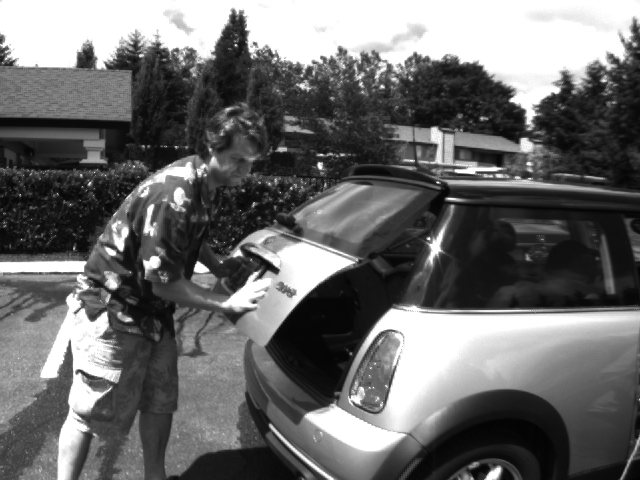
%> input picture Axel/Mouvement/TP/MiniCooper/i0001.png, 640 x 480 px; its folder holds 4 pictures in this run
$ octave main.m   (GNU Octave 9; MATLAB toolbox functions it lacks are replaced by stand-ins)
%> lines starting %> are read from the running program, lines starting %| are printed output that depends on the picture
### Axel/Mouvement/TP/motion_hs.m
function [u,v,H,W,I1,it] = motion_hs(image1,image2,lambda,mean_filter,threshold)
%> called with image1 = 'MiniCooper/i0001.png', image2 = 'MiniCooper/i0002.png', lambda = 1, mean_filter = '9-voisinage', threshold = 1e-07
%Parametres d'entree :
%   image1 -> adresse de la premiere image
%   image2 -> adresse de la seconde image
%   lambda
%   mean-filter -> choix du filtre moyenneur
%   threshold -> critere d'arret

%Parametres de sortie :
%   -(u,v) -> le flux optique
%   -(H,W) les dimensions des images
%   -it -> nombre d'iterations faites

%Récupération des images
I1 = im2double(imread(image1));
%> I1: size 480x640 double; min 0.00784, max 1, mean 0.419
I2 = im2double(imread(image2));
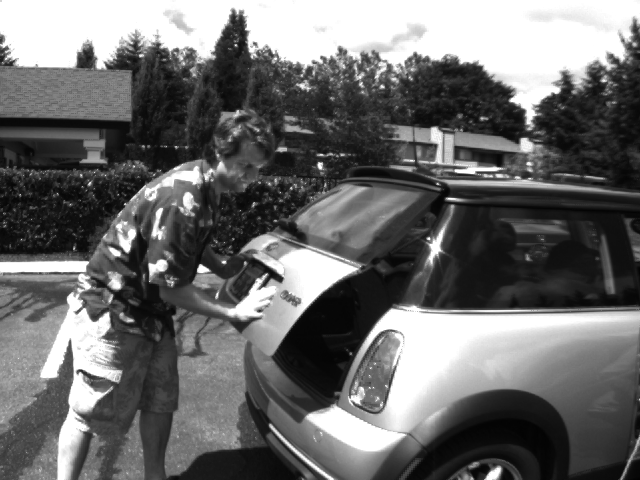
%> input picture Axel/Mouvement/TP/MiniCooper/i0002.png, 640 x 480 px
%> I2: size 480x640 double; min 0.00784, max 1, mean 0.421
[H,W] = size(I1);
%> H = 480; W = 640

%Calcul des gradients
It = (I2 - I1);
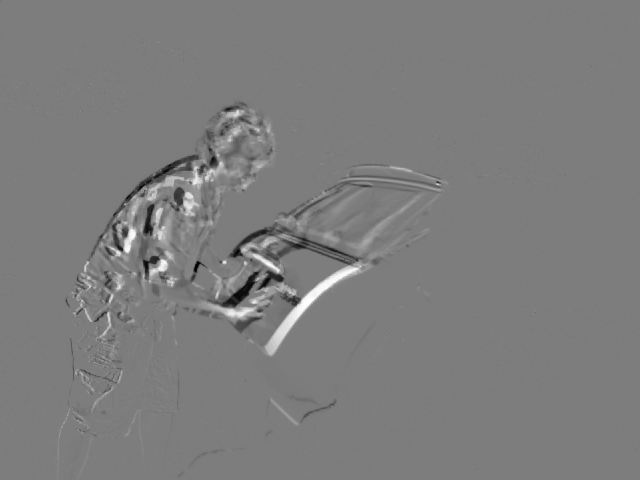
%> It: size 480x640 double; min -0.941, max 0.973, mean 0.00204; drawn with min black and max white
[Ix,Iy] = imgradientxy(I1);
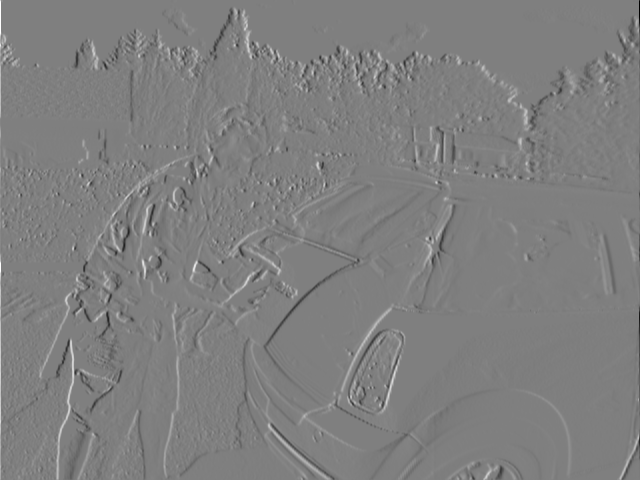
%> Ix: size 480x640 double; min -4, max 4, mean -0.00101; drawn with min black and max white
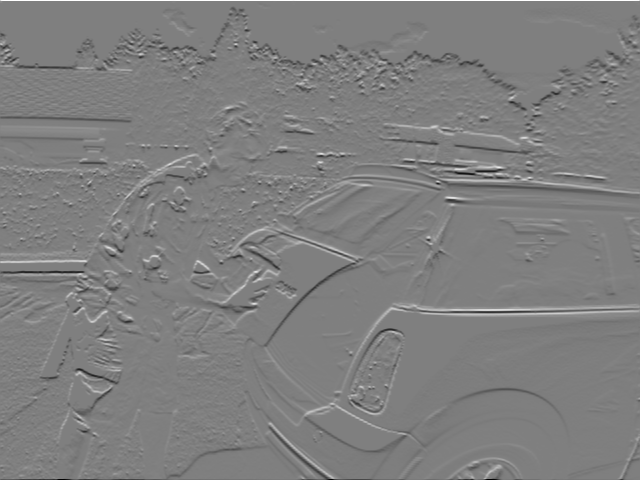
%> Iy: size 480x640 double; min -4, max 4, mean -0.00629; drawn with min black and max white

%Initialisation de (u,v) et (u\,v\)
u = zeros(H,W);
v = zeros(H,W);
u_barre = u;
v_barre = v;

%Creation du filtre moyenneur
switch mean_filter
    case '4-voisinage'
        filtre = 1/4*[0,1,0;
                      1,0,1;
                      0,1,0];
    case '9-voisinage'
        filtre = 1/9*ones(3,3);
        filtre(3,3) = 0;
    case'25-voisinage'
        filtre = 1/25 * ones(5,5);
        filtre(5,5) = 0;
end

%Initialisation du critere d'arret
mean_ctrl_u = 10;
mean_ctrl_v = 10;
mean_u = 0;
mean_v = 0;

it = 0;%Compteur d'iterations

%Calcul du flux optique
while (abs(mean_ctrl_u - mean_u) > threshold || abs(mean_ctrl_v - mean_v) > threshold )
        it = it + 1;
        mean_ctrl_u = mean_u;
        mean_ctrl_v = mean_v;
        u_barre = imfilter(u,filtre);
        v_barre = imfilter(v,filtre);

        u = u_barre - Ix.*(Ix.*u_barre + Iy.*v_barre + It)./...
            (lambda^2+Ix.^2+Iy.^2);
        v = v_barre - Iy.*(Ix.*u_barre + Iy.*v_barre + It)./...
            (lambda^2+Ix.^2+Iy.^2);

        mean_u = mean(mean(u));
        mean_v = mean(mean(v));
end
%> this loop made 66 passes
%> (mean_ctrl_u, mean_ctrl_v, mean_u, mean_v) on passes 2 to 13: (0.0015, 0.00158, 0.00241, 0.00252), (0.00241, 0.00252, 0.00307, 0.00317), (0.00307, 0.00317, 0.00358, 0.00367), (0.00358, 0.00367, 0.004, 0.00407), (0.004, 0.00407, 0.00434, 0.00439), (0.00434, 0.00439, 0.00463, 0.00465), (0.00463, 0.00465, 0.00487, 0.00487), (0.00487, 0.00487, 0.00508, 0.00506), (0.00508, 0.00506, 0.00525, 0.00522), (0.00525, 0.00522, 0.0054, 0.00535), (0.0054, 0.00535, 0.00553, 0.00546), (0.00553, 0.00546, 0.00564, 0.00556)
%> (mean_u, mean_v) on pass 1: (0.0015, 0.00158)
%> pass 1, in motion_hs, `u = u_barre - Ix.*(Ix.*u_barre + Iy.*v_barre + It)./ (lambda^2+Ix.^2+I..`:
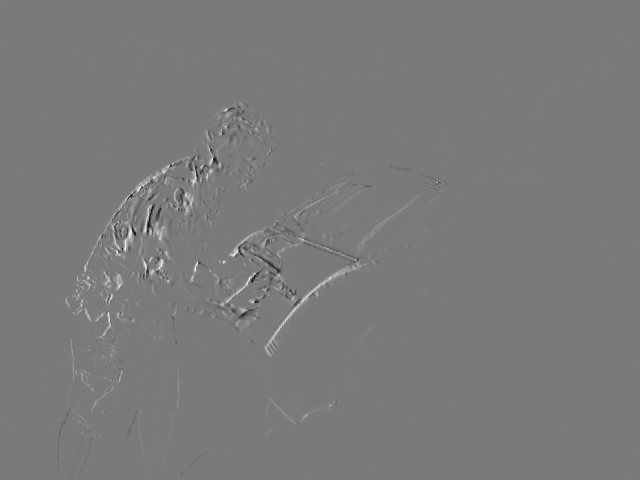
%> u: size 480x640 double; min -0.415, max 0.446, mean 0.0015; drawn with min black and max white
%> pass 1, in motion_hs, `v = v_barre - Iy.*(Ix.*u_barre + Iy.*v_barre + It)./ (lambda^2+Ix.^2+I..`:
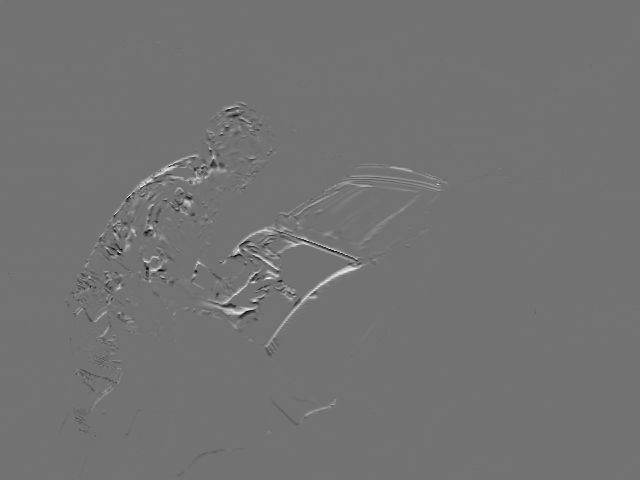
%> v: size 480x640 double; min -0.385, max 0.47, mean 0.00158; drawn with min black and max white
%> after the loop, it = 66

### Axel/Mouvement/TP/main.m
clc;close all;clear variables;

%%Parametres
nbr_images = 8; %Nombre d'images à traiter
dir = 'MiniCooper'; %Choix des images à traiter
method = 'HS'; %Choix de l'algorithme ('HS' pour Horn et Schunk, 'LK' pour
                                                          %Lucas et Kanade

%Parametres de l'algorithme de Horn et Schunk
lambda = 1;
threshold = 1e-07; %Seuil pour le critere d'arret
mean_filter = '9-voisinage'; %Choix des dimensions du moyennage

%Parametres de l'algorithme de Lucas et Kanade
n = 21;      %Dimensions du voisinage (matrice n * n, n impair pour centrer le pixel courant)
mu = 0; sigma = 1; %Parametre de la gaussienne (poids des voisins)

%Parametres d'affichage
display_step = 6; %Pas d'affichage du champ de vecteurs
im2display = 2;%Choix de l'image a afficher seule (affiche le mouvement
               %entre les images i et i+1)


for i = 1:nbr_images-1
    image1_f = [dir,'/i000',int2str(i),'.png'];
    image2_f = [dir,'/i000',int2str(i+1),'.png'];

%%Estimation du flux
    switch method
        case 'HS'
            [u,v,H,W,I1,it] = motion_hs(image1_f,image2_f,lambda,mean_filter,threshold);
%> H = 480; W = 640; it = 66
        case 'LK'
            [u,v,H,W,I1] = motion_lk(image1_f,image2_f,n,mu,sigma,i,nbr_images);
    end


%%Affichage
    [X,Y] = meshgrid(1:W,1:H);
    figure(i)
%     subplot(2,fix(nbr_images/2),i)
    imshow(I1,[])
    hold on
    quiver(X(1:display_step:H,1:display_step:W),Y(1:display_step:H,1:display_step:W),...
        u(1:display_step:H,1:display_step:W), v(1:display_step:H,1:display_step:W),5,'linewidth',0.5)
    title(sprintf('Flux optique entre les images %d et %d',i,i+1))
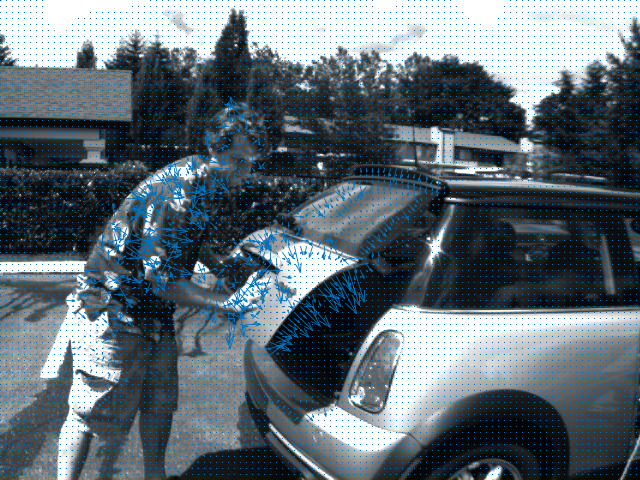
%> figure redrawn from the program's plot data; its title reads 'Flux optique entre les images 1 et 2'

    % [17 lines of commented-out code are left out]
end
%> pass 2 of the loop `for i = 1:nbr_images-1`:
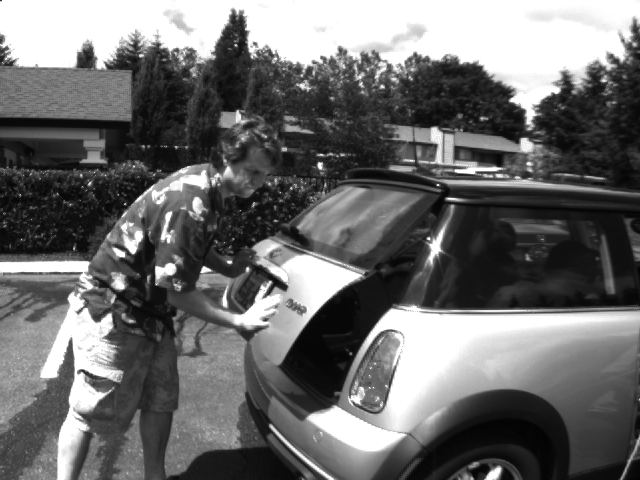
%> input picture Axel/Mouvement/TP/MiniCooper/i0003.png, 640 x 480 px
%> the loop in motion_hs (call 2), `while (abs(mean_ctrl_u - mean_u) > threshold || abs(mean_ctrl_v - mean..` made 66 passes
%> (mean_ctrl_u, mean_ctrl_v, mean_u, mean_v) on passes 2 to 9: (0.00146, 0.0014, 0.00235, 0.00222), (0.00235, 0.00222, 0.003, 0.00279), (0.003, 0.00279, 0.00351, 0.00323), (0.00351, 0.00323, 0.00393, 0.00358), (0.00393, 0.00358, 0.00427, 0.00387), (0.00427, 0.00387, 0.00456, 0.00411), (0.00456, 0.00411, 0.00481, 0.00431), (0.00481, 0.00431, 0.00502, 0.00448)
%> pass 1, in motion_hs (call 2), `u = u_barre - Ix.*(Ix.*u_barre + Iy.*v_barre + It)./ (lambda^2+Ix.^2+I..`:
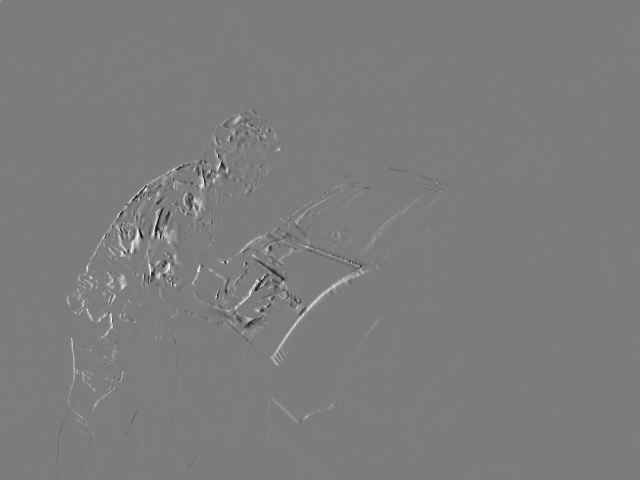
%> u: size 480x640 double; min -0.401, max 0.418, mean 0.00146; drawn with min black and max white
%> `title(sprintf('Flux optique entre les images %d et %d',i,i+1))`:
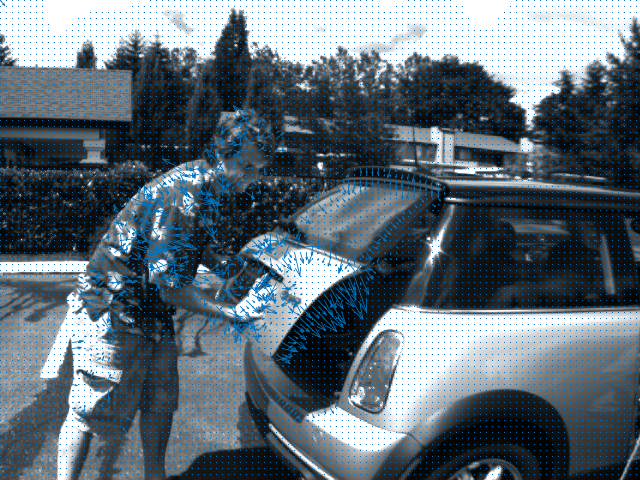
%> figure redrawn from the program's plot data; its title reads 'Flux optique entre les images 2 et 3'
%> pass 3 of the loop `for i = 1:nbr_images-1`:
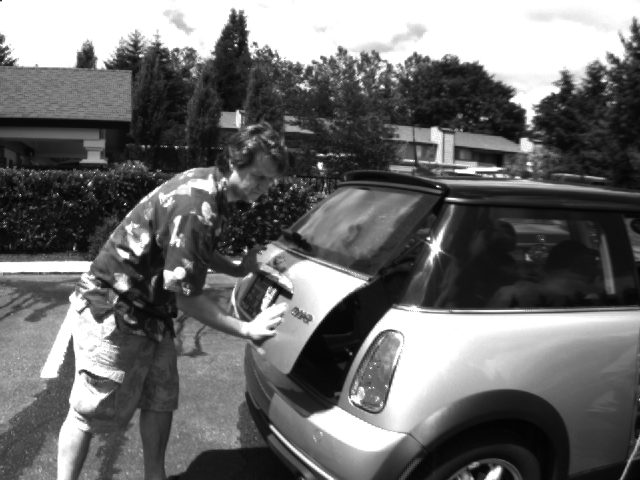
%> input picture Axel/Mouvement/TP/MiniCooper/i0004.png, 640 x 480 px
%> the loop in motion_hs (call 3), `while (abs(mean_ctrl_u - mean_u) > threshold || abs(mean_ctrl_v - mean..` made 66 passes
%> (mean_ctrl_u, mean_ctrl_v, mean_u, mean_v) on passes 2 to 9: (0.00142, 0.00143, 0.00227, 0.00226), (0.00227, 0.00226, 0.00288, 0.00285), (0.00288, 0.00285, 0.00337, 0.0033), (0.00337, 0.0033, 0.00376, 0.00366), (0.00376, 0.00366, 0.00408, 0.00395), (0.00408, 0.00395, 0.00435, 0.00419), (0.00435, 0.00419, 0.00458, 0.0044), (0.00458, 0.0044, 0.00478, 0.00457)
%> pass 1, in motion_hs (call 3), `v = v_barre - Iy.*(Ix.*u_barre + Iy.*v_barre + It)./ (lambda^2+Ix.^2+I..`:
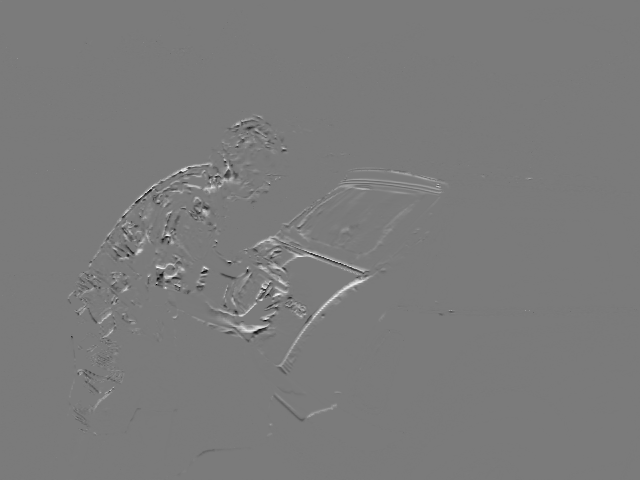
%> v: size 480x640 double; min -0.421, max 0.451, mean 0.00143; drawn with min black and max white
%> `title(sprintf('Flux optique entre les images %d et %d',i,i+1))`:
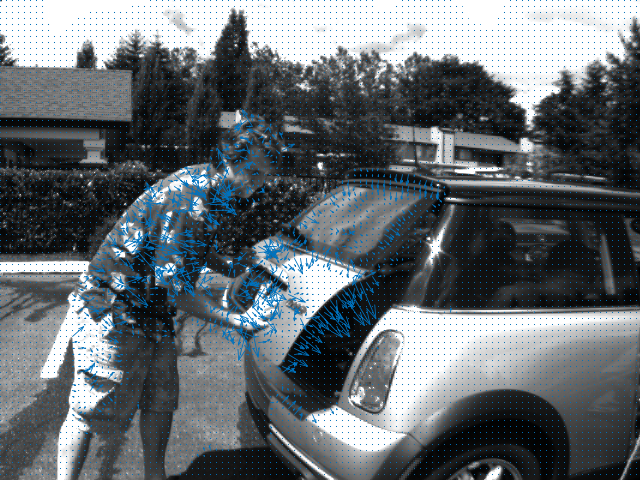
%> figure redrawn from the program's plot data; its title reads 'Flux optique entre les images 3 et 4'
%> the run ends on the next line
